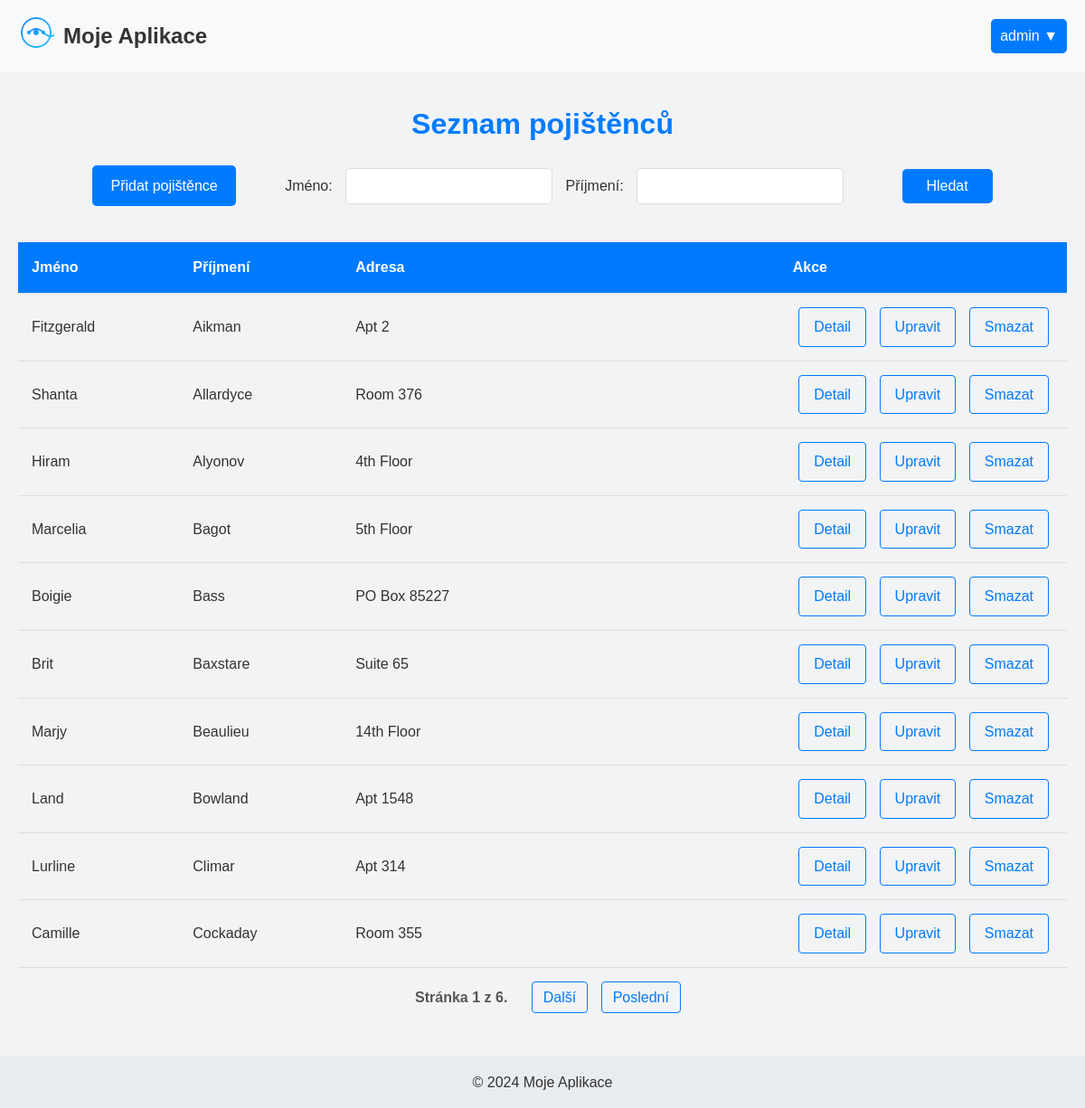
The page /pojistenci/seznam_pojistencu/?order_by=last_name&order_direction=asc (signed in) on the database its author committed.
### NovyProjekt/models.py (models this page shows, shortened)
class Uzivatel(AbstractBaseUser, PermissionsMixin):
    ROLE_CHOICES = [
        ('admin', 'Admin'),
        ('agent', 'Agent'),
        ('pojistenec', 'Pojištěnec'),
    ]
    first_name = models.CharField(max_length=50)
    last_name = models.CharField(max_length=50)
    adresa = models.CharField(max_length=255, blank=True, null=True)
    vek = models.IntegerField(null=True)
    email = models.EmailField(max_length=300, unique=True)
    role = models.CharField(max_length=20, choices=ROLE_CHOICES, default='pojistenec')
    is_admin = models.BooleanField(default=False)
    is_superuser = models.BooleanField(default=False)
    is_active = models.BooleanField(default=True)
    last_login = models.DateTimeField(default=timezone.now)
    date_joined = models.DateTimeField(default=timezone.now)
    foto = models.ImageField(upload_to='images/', blank=True, null=True)
    objects = UzivatelManager()
    USERNAME_FIELD = 'email'
    REQUIRED_FIELDS = ['first_name', 'last_name']

### NovyProjekt/views.py (the view)
# urls.py: path('pojistenci/seznam_pojistencu/', views.seznam_pojistencu, name='seznam_pojistencu'),
@login_required
def seznam_pojistencu(request):
    vyhledavaci_form = VyhledavaciForm()
    order_by = request.GET.get('order_by', 'first_name')
    order_direction = request.GET.get('order_direction', 'asc') or 'asc'
    if order_by not in ['first_name', 'last_name', 'vek', 'adresa']:
        order_by = 'first_name'
    if order_direction == 'desc':
        order_by = f'-{order_by}'
    pojistenci = Uzivatel.objects.all().order_by(order_by)
    jmeno = request.GET.get('jmeno', '').strip() if request.GET.get('jmeno') else ''
    prijmeni = request.GET.get('prijmeni', '').strip() if request.GET.get('prijmeni') else ''
    if jmeno and prijmeni:
        pojistenci = pojistenci.filter(first_name__icontains=jmeno, last_name__icontains=prijmeni)
    elif jmeno:
        pojistenci = pojistenci.filter(first_name__icontains=jmeno)
    elif prijmeni:
        pojistenci = pojistenci.filter(last_name__icontains=prijmeni)
    paginator = Paginator(pojistenci, 10)
    page_number = request.GET.get('page')
    try:
        page_obj = paginator.get_page(page_number)
    except PageNotAnInteger:
        page_obj = paginator.get_page(1)
    except EmptyPage:
        page_obj = paginator.get_page(paginator.num_pages)
    return render(request, 'pojistenci/seznam_pojistencu.html', {
        'vyhledavaci_form': vyhledavaci_form,
        'page_obj': page_obj,
        'order_by': order_by,
        'order_direction': order_direction,
    })

### NovyProjekt/forms.py
class VyhledavaciForm(forms.Form):
    jmeno = forms.CharField(required=False, label='Jméno')
    prijmeni = forms.CharField(required=False, label='Příjmení')

### NovyProjekt/templates/pojistenci/seznam_pojistencu.html (shortened to what this page needs)
{% extends 'index.html' %}
{% load static %}
{% block extra_styles %}
    <link rel="stylesheet" href="{% static 'css/seznam_pojistencu.css' %}">
{% endblock %}
{% block content %}
<div class="container-pojistenci">
    <h1>Seznam pojištěnců</h1>
    <form method="GET" class="vyhledavaci-form">
        <div class="vyhledavaci-form-section">
            <a href="{% url 'pridat_pojistence' %}" class="btn">Přidat pojištěnce</a>
            {{ vyhledavaci_form.jmeno.label_tag }} {{ vyhledavaci_form.jmeno }}
            {{ vyhledavaci_form.prijmeni.label_tag }} {{ vyhledavaci_form.prijmeni }}
            <button type="submit">Hledat</button>
        </div>
    </form>
    {% if page_obj %}
    <table>
        <thead>
            <tr>
                <th>
                    <a href="?order_by=first_name&order_direction={% if request.GET.order_by == 'first_name' and request.GET.order_direction == 'asc' %}desc{% else %}asc{% endif %}">
                        Jméno
                    </a>
                </th>
                <th>
                    <a href="?order_by=last_name&order_direction={% if request.GET.order_by == 'last_name' and request.GET.order_direction == 'asc' %}desc{% else %}asc{% endif %}">
                        Příjmení
                    </a>
                </th>
                <th>
                    <a href="?order_by=adresa&order_direction={% if request.GET.order_by == 'adresa' and request.GET.order_direction == 'asc' %}desc{% else %}asc{% endif %}">
                        Adresa
                    </a>
                </th>
                <th>Akce</th>
            </tr>
        </thead>
        <tbody>
            {% for pojistenec in page_obj %}
                <tr>
                    <td>{{ pojistenec.first_name }}</td>
                    <td>{{ pojistenec.last_name }}</td>
                    <td>{{ pojistenec.adresa }}</td>
                    <td>
                        <div class="pojistenci-actions">
                            <a href="{% url 'detail_pojistence' pojistenec.pk %}">Detail</a>
                            <a href="{% url 'upravit_pojistence' pojistenec.pk %}">Upravit</a>
                            <a href="{% url 'smazat_pojistence' pojistenec.pk %}">Smazat</a>
                        </div>
                    </td>
                </tr>
            {% endfor %}
        </tbody>
    </table>
    <div class="pagination">
        <span class="step-links">
        <span class="current">
            Stránka {{ page_obj.number }} z {{ page_obj.paginator.num_pages }}.
        </span>
        {% if page_obj.has_next %}
            <a href="?page={{ page_obj.next_page_number }}&order_by={{ request.GET.order_by }}&order_direction={{ request.GET.order_direction }}&jmeno={{ request.GET.jmeno }}&prijmeni={{ request.GET.prijmeni }}">Další</a>
            <a href="?page={{ page_obj.paginator.num_pages }}&order_by={{ request.GET.order_by }}&order_direction={{ request.GET.order_direction }}&jmeno={{ request.GET.jmeno }}&prijmeni={{ request.GET.prijmeni }}">Poslední</a>
        {% endif %}
    </span>
    </div>
    {% else %}
        <p>Žádní pojištěnci nenalezeni.</p>
    {% endif %}
</div>
{% endblock %}

### NovyProjekt/templates/index.html (shortened to what this page needs)
<!DOCTYPE html>
<html lang="cs">
<head>
    {% load static %}
    <link rel="stylesheet" href="{% static 'css/index.css' %}">
    {% block extra_styles %}{% endblock %}
</head>
<body>
    <header>
        <div class="container">
            <div class="header-content">
                <div class="logo">
                    <a href="{% url 'index' %}">
                        <img src="{% static 'images/image.png' %}" alt="Logo" class="logo-img">
                    </a>
                    <span>Moje Aplikace</span>
                </div>
                <div class="dropdown">
                    <button class="dropbtn">
                        {% if user.is_authenticated %}
                            {{ user.first_name }} ▼
                        {% else %}
                            Menu ▼
                        {% endif %}
                    </button>
                </div>
            </div>
        </div>
    </header>
    <main>
        <div class="container">
            {% block content %}{% endblock %}
        </div>
    </main>
    <footer>
        <div class="container">
            <p>&copy; 2024 Moje Aplikace</p>
        </div>
    </footer>
</body>
</html>

### NovyProjekt/static/css/index.css (style rules this page uses)
* { margin: 0; padding: 0; box-sizing: border-box; }
body { font-family: Arial, sans-serif; line-height: 1.6; color: #333; min-height: 100vh; display: flex; flex-direction: column; }
.container { width: 100%; max-width: 1200px; margin: 0 auto; padding: 0 20px; }
header { background-color: #f8f9fa; padding: 1rem 0; }
.header-content { display: flex; justify-content: space-between; align-items: center; }
.logo { display: flex; justify-content: flex-start; align-items: center ; }
.logo img { width: 40px; height: 40px; margin-right: 10px; }
.logo span { font-size: 1.5rem; font-weight: bold; }
.dropdown { position: relative; display: inline-block; }
.dropbtn { background-color: #007bff; color: white; padding: 10px; font-size: 16px; border: none; border-radius: 5px; cursor: pointer; }
main { flex-grow: 1; padding: 2rem 0; background-color: #f1f3f5; }
h1 { text-align: center; margin-bottom: 1rem; }
.btn { display: inline-block; background-color: #007bff; color: white; padding: 0.5rem 1rem; text-decoration: none; border-radius: 4px; transition: background-color 0.3s; }
footer { background-color: #e9ecef; padding: 1rem 0; text-align: center; }

### NovyProjekt/static/css/seznam_pojistencu.css (style rules this page uses)
h2 ,h1 { text-align: center; color: #007bff; margin-bottom: 20px; }
table { width: 100%; border-collapse: collapse; margin-top: 20px; border-bottom: 1px solid #ddd; border-radius: 10px; }
table th, table td { padding: 15px; text-align: left; border-bottom: 1px solid #ddd; }
th:last-child { text-align: center; padding-right: 20px; }
table th a { text-decoration: none; color: white; }
table th { background-color: #007bff; color: white; }
.pojistenci-actions { text-align: right; }
.pojistenci-actions a { display: inline-block; padding: 8px 16px; margin: 0 5px; text-decoration: none; color: #007bff; border: 1px solid #007bff; border-radius: 4px; transition: all 0.3s ease; }
.pagination { display: flex; justify-content: center; margin: 20px 0; font-size: 16px; }
.step-links a { text-decoration: none; padding: 8px 12px; margin: 0 5px; border: 1px solid #007bff; border-radius: 4px; color: #007bff; transition: background-color 0.3s, color 0.3s; }
.current { padding: 8px 12px; margin: 0 5px; font-weight: bold; color: #555; border-radius: 4px; }
.btn { display: inline-block; padding: 10px 20px; background-color: #007bff; color: white; border: none; border-radius: 5px; text-align: center; text-decoration: none; font-size: 16px; transition: background-color 0.3s, transform 0.2s; cursor: pointer; }
.vyhledavaci-form { display: flex; justify-content: space-evenly; align-items: center; }
.vyhledavaci-form-section { margin-bottom: 20px; }
.vyhledavaci-form a, .vyhledavaci-form select, .vyhledavaci-form button { flex: 1; margin: 0 50px; max-width: 200px; min-width: 100px; }
.vyhledavaci-form label { margin-right: 10px; }
.vyhledavaci-form input { padding: 10px; border: 1px solid #ddd; border-radius: 5px; font-size: 16px; margin-right: 10px; }
.vyhledavaci-form button[type="submit"] { padding: 10px 15px; background-color: #007bff; color: white; border: none; border-radius: 5px; font-size: 16px; cursor: pointer; }

### rows shown on the page
Uzivatel: first_name "admin"
Uzivatel: first_name "Fitzgerald", last_name "Aikman", adresa "Apt 2"
Uzivatel: first_name "Shanta", last_name "Allardyce", adresa "Room 376"
Uzivatel: first_name "Hiram", last_name "Alyonov", adresa "4th Floor"
Uzivatel: first_name "Marcelia", last_name "Bagot", adresa "5th Floor"
Uzivatel: first_name "Boigie", last_name "Bass", adresa "PO Box 85227"
Uzivatel: first_name "Brit", last_name "Baxstare", adresa "Suite 65"
Uzivatel: first_name "Marjy", last_name "Beaulieu", adresa "14th Floor"
Uzivatel: first_name "Land", last_name "Bowland", adresa "Apt 1548"
Uzivatel: first_name "Lurline", last_name "Climar", adresa "Apt 314"
Uzivatel: first_name "Camille", last_name "Cockaday", adresa "Room 355"

### other values the page prints
{{ vyhledavaci_form.jmeno.label_tag }} "Jméno:"
{{ vyhledavaci_form.prijmeni.label_tag }} "Příjmení:"
{{ page_obj.number }} "1"
{{ page_obj.paginator.num_pages }} "6"
